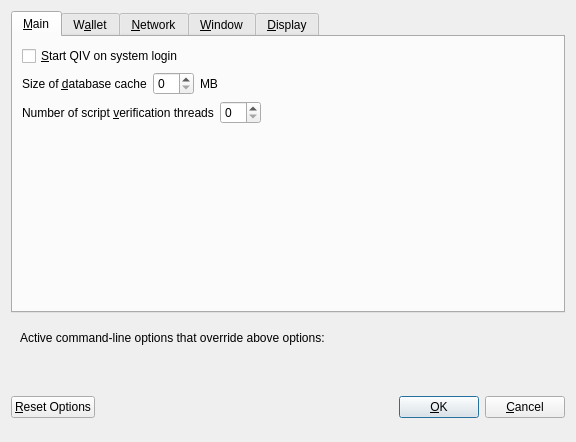
<?xml version="1.0" encoding="UTF-8"?>
<ui version="4.0">
 <class>OptionsDialog</class>
 <widget class="QDialog" name="OptionsDialog">
  <property name="geometry">
   <rect>
    <x>0</x>
    <y>0</y>
    <width>576</width>
    <height>442</height>
   </rect>
  </property>
  <property name="windowTitle">
   <string>Options</string>
  </property>
  <property name="modal">
   <bool>true</bool>
  </property>
  <layout class="QVBoxLayout" name="verticalLayout">
   <item>
    <widget class="QTabWidget" name="tabWidget">
     <property name="currentIndex">
      <number>0</number>
     </property>
     <widget class="QWidget" name="tabMain">
      <attribute name="title">
       <string>&amp;Main</string>
      </attribute>
      <layout class="QVBoxLayout" name="verticalLayout_Main">
       <item>
        <widget class="QCheckBox" name="bitcoinAtStartup">
         <property name="toolTip">
          <string>Automatically start QIV after logging in to the system.</string>
         </property>
         <property name="text">
          <string>&amp;Start QIV on system login</string>
         </property>
        </widget>
       </item>
       <item>
        <layout class="QHBoxLayout" name="horizontalLayout_2_Main">
         <item>
          <widget class="QLabel" name="databaseCacheLabel">
           <property name="text">
            <string>Size of &amp;database cache</string>
           </property>
           <property name="textFormat">
            <enum>Qt::PlainText</enum>
           </property>
           <property name="buddy">
            <cstring>databaseCache</cstring>
           </property>
          </widget>
         </item>
         <item>
          <widget class="QSpinBox" name="databaseCache"/>
         </item>
         <item>
          <widget class="QLabel" name="databaseCacheUnitLabel">
           <property name="text">
            <string>MB</string>
           </property>
           <property name="textFormat">
            <enum>Qt::PlainText</enum>
           </property>
          </widget>
         </item>
         <item>
          <spacer name="horizontalSpacer_2_Main">
           <property name="orientation">
            <enum>Qt::Horizontal</enum>
           </property>
           <property name="sizeHint" stdset="0">
            <size>
             <width>40</width>
             <height>20</height>
            </size>
           </property>
          </spacer>
         </item>
        </layout>
       </item>
       <item>
        <layout class="QHBoxLayout" name="horizontalLayout_3_Main">
         <item>
          <widget class="QLabel" name="threadsScriptVerifLabel">
           <property name="text">
            <string>Number of script &amp;verification threads</string>
           </property>
           <property name="textFormat">
            <enum>Qt::PlainText</enum>
           </property>
           <property name="buddy">
            <cstring>threadsScriptVerif</cstring>
           </property>
          </widget>
         </item>
         <item>
          <widget class="QSpinBox" name="threadsScriptVerif">
           <property name="toolTip">
            <string>(0 = auto, &lt;0 = leave that many cores free)</string>
           </property>
          </widget>
         </item>
         <item>
          <spacer name="horizontalSpacer_3_Main">
           <property name="orientation">
            <enum>Qt::Horizontal</enum>
           </property>
           <property name="sizeHint" stdset="0">
            <size>
             <width>40</width>
             <height>20</height>
            </size>
           </property>
          </spacer>
         </item>
        </layout>
       </item>
       <item>
        <spacer name="verticalSpacer_2">
         <property name="orientation">
          <enum>Qt::Vertical</enum>
         </property>
         <property name="sizeHint" stdset="0">
          <size>
           <width>20</width>
           <height>40</height>
          </size>
         </property>
        </spacer>
       </item>
      </layout>
     </widget>
     <widget class="QWidget" name="tabWallet">
      <attribute name="title">
       <string>W&amp;allet</string>
      </attribute>
      <layout class="QVBoxLayout" name="verticalLayout_Wallet">
       <item>
        <layout class="QHBoxLayout" name="horizontalLayout_2_Wallet">
         <item>
          <widget class="QLabel" name="labelStakeSplitThresholdText">
           <property name="text">
            <string>Stake split threshold:</string>
           </property>
          </widget>
         </item>
         <item>
          <widget class="QSpinBox" name="spinBoxStakeSplitThreshold">
           <property name="minimum">
            <number>1</number>
           </property>
           <property name="maximum">
            <number>999999</number>
           </property>
          </widget>
         </item>
        </layout>
       </item>
       <item>
        <widget class="QGroupBox" name="groupBox">
         <property name="title">
          <string>Expert</string>
         </property>
         <layout class="QVBoxLayout" name="verticalLayout_2">
          <item>
           <widget class="QCheckBox" name="coinControlFeatures">
            <property name="toolTip">
             <string>Whether to show coin control features or not.</string>
            </property>
            <property name="text">
             <string>Enable coin &amp;control features</string>
            </property>
           </widget>
          </item>
          <item>
           <widget class="QCheckBox" name="showMasternodesTab">
            <property name="toolTip">
             <string>Show additional tab listing all your masternodes in first sub-tab&lt;br/&gt;and all masternodes on the network in second sub-tab.</string>
            </property>
            <property name="text">
             <string>Show Masternodes Tab</string>
            </property>
           </widget>
          </item>
          <item>
           <widget class="QCheckBox" name="spendZeroConfChange">
            <property name="toolTip">
             <string>If you disable the spending of unconfirmed change, the change from a transaction&lt;br/&gt;cannot be used until that transaction has at least one confirmation.&lt;br/&gt;This also affects how your balance is computed.</string>
            </property>
            <property name="text">
             <string>&amp;Spend unconfirmed change</string>
            </property>
           </widget>
          </item>
         </layout>
        </widget>
       </item>
       <item>
        <spacer name="verticalSpacer_Wallet">
         <property name="orientation">
          <enum>Qt::Vertical</enum>
         </property>
         <property name="sizeHint" stdset="0">
          <size>
           <width>20</width>
           <height>40</height>
          </size>
         </property>
        </spacer>
       </item>
      </layout>
     </widget>
     <widget class="QWidget" name="tabNetwork">
      <attribute name="title">
       <string>&amp;Network</string>
      </attribute>
      <layout class="QVBoxLayout" name="verticalLayout_Network">
       <item>
        <widget class="QCheckBox" name="mapPortUpnp">
         <property name="toolTip">
          <string>Automatically open the QIV client port on the router. This only works when your router supports UPnP and it is enabled.</string>
         </property>
         <property name="text">
          <string>Map port using &amp;UPnP</string>
         </property>
        </widget>
       </item>
       <item>
        <widget class="QCheckBox" name="allowIncoming">
         <property name="toolTip">
          <string>Accept connections from outside</string>
         </property>
         <property name="text">
          <string>Allow incoming connections</string>
         </property>
        </widget>
       </item>
       <item>
        <widget class="QCheckBox" name="connectSocks">
         <property name="toolTip">
          <string>Connect to the QIV network through a SOCKS5 proxy.</string>
         </property>
         <property name="text">
          <string>&amp;Connect through SOCKS5 proxy (default proxy):</string>
         </property>
        </widget>
       </item>
       <item>
        <layout class="QHBoxLayout" name="horizontalLayout_1_Network">
         <item>
          <widget class="QLabel" name="proxyIpLabel">
           <property name="text">
            <string>Proxy &amp;IP:</string>
           </property>
           <property name="textFormat">
            <enum>Qt::PlainText</enum>
           </property>
           <property name="buddy">
            <cstring>proxyIp</cstring>
           </property>
          </widget>
         </item>
         <item>
          <widget class="QValidatedLineEdit" name="proxyIp">
           <property name="minimumSize">
            <size>
             <width>140</width>
             <height>0</height>
            </size>
           </property>
           <property name="maximumSize">
            <size>
             <width>140</width>
             <height>16777215</height>
            </size>
           </property>
           <property name="toolTip">
            <string>IP address of the proxy (e.g. IPv4: 127.0.0.1 / IPv6: ::1)</string>
           </property>
          </widget>
         </item>
         <item>
          <widget class="QLabel" name="proxyPortLabel">
           <property name="text">
            <string>&amp;Port:</string>
           </property>
           <property name="textFormat">
            <enum>Qt::PlainText</enum>
           </property>
           <property name="buddy">
            <cstring>proxyPort</cstring>
           </property>
          </widget>
         </item>
         <item>
          <widget class="QLineEdit" name="proxyPort">
           <property name="minimumSize">
            <size>
             <width>55</width>
             <height>0</height>
            </size>
           </property>
           <property name="maximumSize">
            <size>
             <width>55</width>
             <height>16777215</height>
            </size>
           </property>
           <property name="toolTip">
            <string>Port of the proxy (e.g. 9050)</string>
           </property>
          </widget>
         </item>
         <item>
          <spacer name="horizontalSpacer_1_Network">
           <property name="orientation">
            <enum>Qt::Horizontal</enum>
           </property>
           <property name="sizeHint" stdset="0">
            <size>
             <width>40</width>
             <height>20</height>
            </size>
           </property>
          </spacer>
         </item>
        </layout>
       </item>
       <item>
        <spacer name="verticalSpacer_Network">
         <property name="orientation">
          <enum>Qt::Vertical</enum>
         </property>
         <property name="sizeHint" stdset="0">
          <size>
           <width>20</width>
           <height>40</height>
          </size>
         </property>
        </spacer>
       </item>
      </layout>
     </widget>
     <widget class="QWidget" name="tabWindow">
      <attribute name="title">
       <string>&amp;Window</string>
      </attribute>
      <layout class="QVBoxLayout" name="verticalLayout_Window">
       <item>
        <widget class="QCheckBox" name="minimizeToTray">
         <property name="toolTip">
          <string>Show only a tray icon after minimizing the window.</string>
         </property>
         <property name="text">
          <string>&amp;Minimize to the tray instead of the taskbar</string>
         </property>
        </widget>
       </item>
       <item>
        <widget class="QCheckBox" name="minimizeOnClose">
         <property name="toolTip">
          <string>Minimize instead of exit the application when the window is closed. When this option is enabled, the application will be closed only after selecting Quit in the menu.</string>
         </property>
         <property name="text">
          <string>M&amp;inimize on close</string>
         </property>
        </widget>
       </item>
       <item>
        <spacer name="verticalSpacer_Window">
         <property name="orientation">
          <enum>Qt::Vertical</enum>
         </property>
         <property name="sizeHint" stdset="0">
          <size>
           <width>20</width>
           <height>40</height>
          </size>
         </property>
        </spacer>
       </item>
      </layout>
     </widget>
     <widget class="QWidget" name="tabDisplay">
      <attribute name="title">
       <string>&amp;Display</string>
      </attribute>
      <layout class="QVBoxLayout" name="verticalLayout_Display">
       <item>
        <layout class="QHBoxLayout" name="horizontalLayout_1_Display">
         <item>
          <widget class="QLabel" name="langLabel">
           <property name="text">
            <string>User Interface &amp;language:</string>
           </property>
           <property name="textFormat">
            <enum>Qt::PlainText</enum>
           </property>
           <property name="buddy">
            <cstring>lang</cstring>
           </property>
          </widget>
         </item>
         <item>
          <widget class="QValueComboBox" name="lang">
           <property name="toolTip">
            <string>The user interface language can be set here. This setting will take effect after restarting QIV.</string>
           </property>
          </widget>
         </item>
        </layout>
       </item>
       <item>
        <widget class="QLabel" name="label_3">
         <property name="toolTip">
          <string notr="true"/>
         </property>
         <property name="statusTip">
          <string notr="true"/>
         </property>
         <property name="whatsThis">
          <string notr="true"/>
         </property>
         <property name="accessibleName">
          <string notr="true"/>
         </property>
         <property name="text">
          <string>Language missing or translation incomplete? Help contributing translations here:
__decenomy_discord_link__</string>
         </property>
         <property name="wordWrap">
          <bool>true</bool>
         </property>
         <property name="openExternalLinks">
          <bool>true</bool>
         </property>
         <property name="textInteractionFlags">
          <set>Qt::TextBrowserInteraction</set>
         </property>
        </widget>
       </item>
       <item>
        <layout class="QHBoxLayout" name="horizontalLayout_2_Display" stretch="0,0">
         <item>
          <widget class="QLabel" name="themeLabel">
           <property name="text">
            <string>User Interface Theme:</string>
           </property>
          </widget>
         </item>
         <item>
          <widget class="QValueComboBox" name="theme"/>
         </item>
        </layout>
       </item>
       <item>
        <widget class="QWidget" name="verticalDisplayWidget" native="true">
         <layout class="QVBoxLayout" name="verticalDisplayLayout">
          <property name="margin">
           <number>0</number>
          </property>
          <item>
           <widget class="Line" name="line">
            <property name="orientation">
             <enum>Qt::Horizontal</enum>
            </property>
           </widget>
          </item>
          <item>
           <layout class="QHBoxLayout" name="horizontalLayout_3_Display">
            <item>
             <widget class="QLabel" name="unitLabel">
              <property name="text">
               <string>Unit to show amounts in:</string>
              </property>
              <property name="textFormat">
               <enum>Qt::PlainText</enum>
              </property>
             </widget>
            </item>
            <item>
             <widget class="QValueComboBox" name="unit">
              <property name="toolTip">
               <string>Choose the default subdivision unit to show in the interface and when sending coins.</string>
              </property>
             </widget>
            </item>
           </layout>
          </item>
          <item>
           <layout class="QHBoxLayout" name="horizontalLayout_4_Display">
            <item>
             <widget class="QLabel" name="digitsLabel">
              <property name="text">
               <string>Decimal digits</string>
              </property>
             </widget>
            </item>
            <item>
             <widget class="QValueComboBox" name="digits"/>
            </item>
           </layout>
          </item>
          <item>
           <layout class="QHBoxLayout" name="horizontalLayout_5_Display">
            <item>
             <widget class="QCheckBox" name="checkBoxHideZeroBalances">
              <property name="toolTip">
               <string>Hide empty balances</string>
              </property>
              <property name="layoutDirection">
               <enum>Qt::LeftToRight</enum>
              </property>
              <property name="text">
               <string>Hide empty balances</string>
              </property>
             </widget>
            </item>
            <item>
             <widget class="QCheckBox" name="checkBoxHideOrphans">
              <property name="toolTip">
               <string>Hide orphan stakes in transaction lists</string>
              </property>
              <property name="text">
               <string>Hide orphan stakes</string>
              </property>
             </widget>
            </item>
            <item>
             <spacer name="horizontalSpacer">
              <property name="orientation">
               <enum>Qt::Horizontal</enum>
              </property>
              <property name="sizeHint" stdset="0">
               <size>
                <width>40</width>
                <height>20</height>
               </size>
              </property>
             </spacer>
            </item>
           </layout>
          </item>
          <item>
           <layout class="QHBoxLayout" name="horizontalLayout_6_Display">
            <item>
             <widget class="QLabel" name="thirdPartyTxUrlsLabel">
              <property name="toolTip">
               <string>Third party URLs (e.g. a block explorer) that appear in the transactions tab as context menu items. %s in the URL is replaced by transaction hash. Multiple URLs are separated by vertical bar |.</string>
              </property>
              <property name="text">
               <string>Third party transaction URLs</string>
              </property>
             </widget>
            </item>
            <item>
             <widget class="QLineEdit" name="thirdPartyTxUrls">
              <property name="toolTip">
               <string>Third party URLs (e.g. a block explorer) that appear in the transactions tab as context menu items. %s in the URL is replaced by transaction hash. Multiple URLs are separated by vertical bar |.</string>
              </property>
             </widget>
            </item>
           </layout>
          </item>
         </layout>
        </widget>
       </item>
       <item>
        <spacer name="verticalSpacer">
         <property name="orientation">
          <enum>Qt::Vertical</enum>
         </property>
         <property name="sizeHint" stdset="0">
          <size>
           <width>20</width>
           <height>40</height>
          </size>
         </property>
        </spacer>
       </item>
      </layout>
     </widget>
    </widget>
   </item>
   <item>
    <widget class="QFrame" name="frame">
     <layout class="QVBoxLayout" name="verticalLayout_Bottom">
      <item>
       <layout class="QHBoxLayout" name="horizontalLayout_Bottom">
        <item>
         <widget class="QLabel" name="overriddenByCommandLineInfoLabel">
          <property name="text">
           <string>Active command-line options that override above options:</string>
          </property>
          <property name="textFormat">
           <enum>Qt::PlainText</enum>
          </property>
         </widget>
        </item>
        <item>
         <spacer name="horizontalSpacer_Bottom">
          <property name="orientation">
           <enum>Qt::Horizontal</enum>
          </property>
          <property name="sizeHint" stdset="0">
           <size>
            <width>40</width>
            <height>20</height>
           </size>
          </property>
         </spacer>
        </item>
       </layout>
      </item>
      <item>
       <widget class="QLabel" name="overriddenByCommandLineLabel">
        <property name="text">
         <string/>
        </property>
        <property name="textFormat">
         <enum>Qt::PlainText</enum>
        </property>
        <property name="wordWrap">
         <bool>true</bool>
        </property>
       </widget>
      </item>
     </layout>
    </widget>
   </item>
   <item>
    <layout class="QHBoxLayout" name="horizontalLayout_Buttons">
     <item>
      <widget class="QPushButton" name="resetButton">
       <property name="toolTip">
        <string>Reset all client options to default.</string>
       </property>
       <property name="text">
        <string>&amp;Reset Options</string>
       </property>
       <property name="autoDefault">
        <bool>false</bool>
       </property>
      </widget>
     </item>
     <item>
      <spacer name="horizontalSpacer_1">
       <property name="orientation">
        <enum>Qt::Horizontal</enum>
       </property>
       <property name="sizeHint" stdset="0">
        <size>
         <width>40</width>
         <height>48</height>
        </size>
       </property>
      </spacer>
     </item>
     <item>
      <widget class="QLabel" name="statusLabel">
       <property name="minimumSize">
        <size>
         <width>200</width>
         <height>0</height>
        </size>
       </property>
       <property name="font">
        <font>
         <weight>75</weight>
         <bold>true</bold>
        </font>
       </property>
       <property name="text">
        <string/>
       </property>
       <property name="textFormat">
        <enum>Qt::PlainText</enum>
       </property>
       <property name="wordWrap">
        <bool>true</bool>
       </property>
      </widget>
     </item>
     <item>
      <spacer name="horizontalSpacer_2">
       <property name="orientation">
        <enum>Qt::Horizontal</enum>
       </property>
       <property name="sizeHint" stdset="0">
        <size>
         <width>40</width>
         <height>48</height>
        </size>
       </property>
      </spacer>
     </item>
     <item>
      <widget class="QPushButton" name="okButton">
       <property name="text">
        <string>&amp;OK</string>
       </property>
       <property name="autoDefault">
        <bool>false</bool>
       </property>
       <property name="default">
        <bool>true</bool>
       </property>
      </widget>
     </item>
     <item>
      <widget class="QPushButton" name="cancelButton">
       <property name="text">
        <string>&amp;Cancel</string>
       </property>
       <property name="autoDefault">
        <bool>false</bool>
       </property>
      </widget>
     </item>
    </layout>
   </item>
  </layout>
 </widget>
 <customwidgets>
  <customwidget>
   <class>QValidatedLineEdit</class>
   <extends>QLineEdit</extends>
   <header>qvalidatedlineedit.h</header>
  </customwidget>
  <customwidget>
   <class>QValueComboBox</class>
   <extends>QComboBox</extends>
   <header>qvaluecombobox.h</header>
  </customwidget>
 </customwidgets>
 <resources/>
 <connections/>
</ui>
